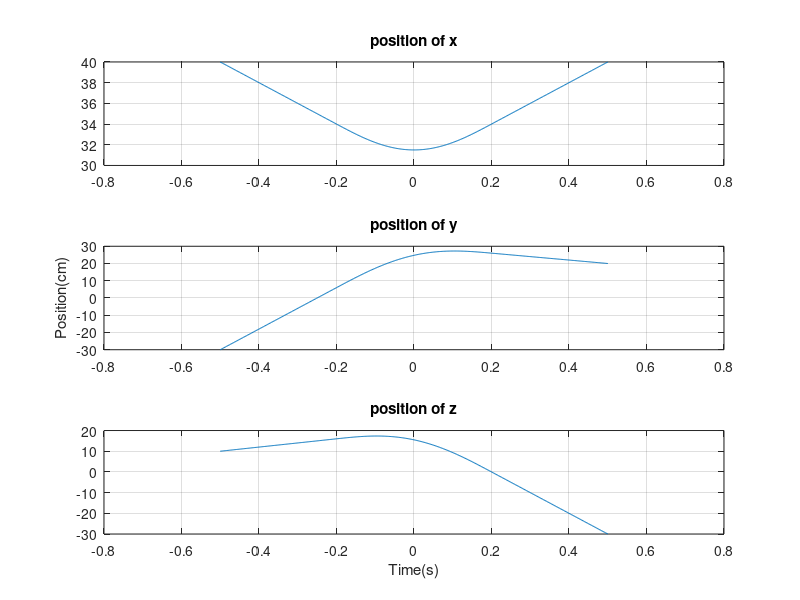
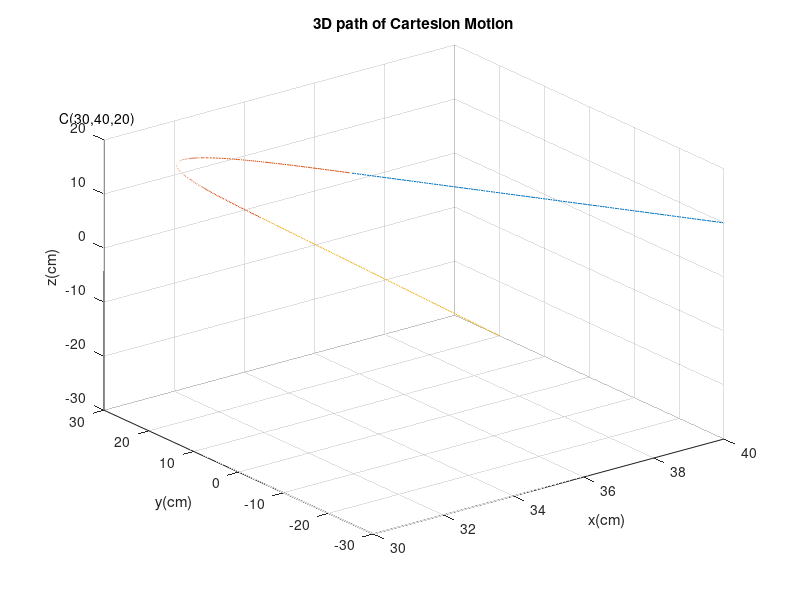
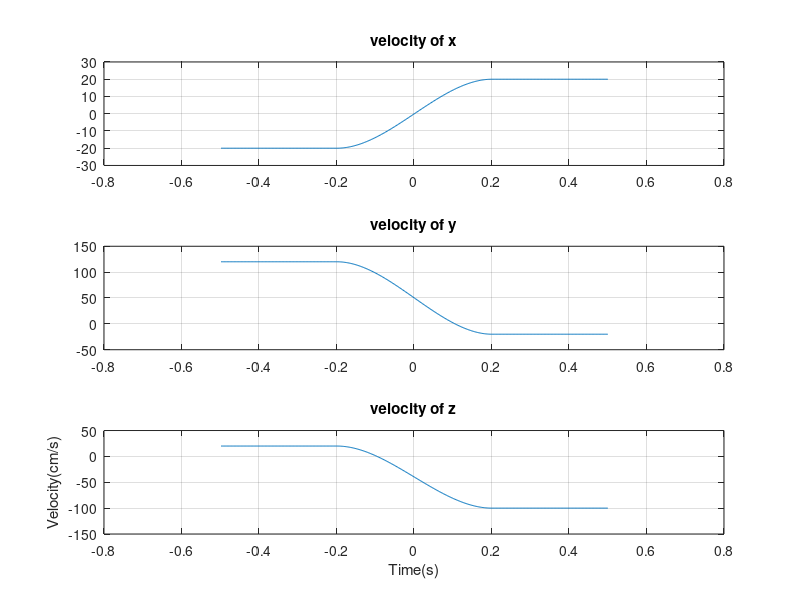
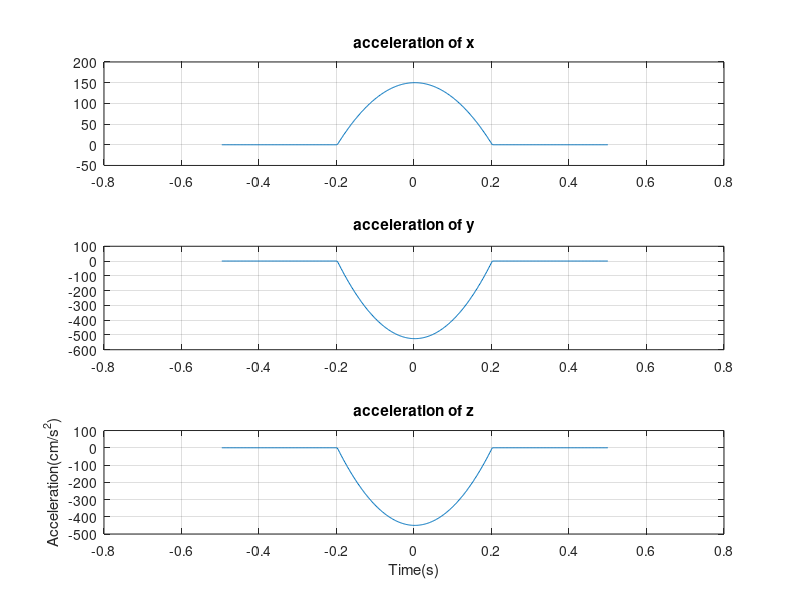

Source code (MATLAB) for these figures, in order: (Note: this script raises an error after producing the figures.)
%*************************%
% PUMA 560 Cartesian Move
%*************************%
%{
目前theta4 5 6有問題
%}

clear all
close all

function_path = "C:\Users\RTES\Desktop\Jakob\Robotics\Project\project_2\Reference\inverse_kinematics";

%**************************************************%
% (一) defind the orientation and position of A,B,C
%**************************************************%

A = [0 0 -1 40; -1 0 0 -30; 0 1 0 10; 0 0 0 1];
B = [1 0 0 30; 0 -1 0 30; 0 0 -1 20; 0 0 0 1];
C = [0 1 0 40; 0 0 -1 20; -1 0 0 -30; 0 0 0 1];


sampling_rate = 0.002;
r = 1;

nA=[A(1,1);A(2,1);A(3,1)];
oA=[A(1,2);A(2,2);A(3,2)];
aA=[A(1,3);A(2,3);A(3,3)];
pA=[A(1,4);A(2,4);A(3,4)];
nB=[B(1,1);B(2,1);B(3,1)];
oB=[B(1,2);B(2,2);B(3,2)];
aB=[B(1,3);B(2,3);B(3,3)];
pB=[B(1,4);B(2,4);B(3,4)];
nC=[C(1,1);C(2,1);C(3,1)];
oC=[C(1,2);C(2,2);C(3,2)];
aC=[C(1,3);C(2,3);C(3,3)];
pC=[C(1,4);C(2,4);C(3,4)];

x = dot(nA, (pB - pA));
y = dot(oA, (pB - pA));
z = dot(aA, (pB - pA));
psi = atan2(dot(oA,aB), dot(nA, aB));
temp = sqrt(dot(nA, aB)^2 + dot(oA, aB)^2);
theta = atan2(temp, dot(aA, aB));
V_r_theta = 1-cos(r*theta);
sin_phi = -sin(psi)*cos(psi)*V_r_theta*dot(nA, nB) + (cos(psi)^2*V_r_theta+cos(theta))*dot(oA, nB) - sin(psi)*sin(theta)*dot(aA, nB);
cos_phi = -sin(psi)*cos(psi)*V_r_theta*dot(nA, oB) + (cos(psi)^2*V_r_theta+cos(theta))*dot(oA, oB) - sin(psi)*sin(theta)*dot(aA, oB);
phi = atan2(sin_phi, cos_phi);


dataA = 1;   % the index of the data of the matrix 
for t=-0.5:sampling_rate:-0.2
    h=(t+0.5)/0.5;
    dx=x*h;
    dy=y*h;
    dz=z*h; 
    dsi=psi;
    dtheta=theta*h;
    dphi=phi*h;   
    %~~~~~~~~~~~~~~~~~~~~~~~~~~~~~~~~~~~~~~~~~~~~~~~~
    S_psi=sin(psi);
    C_psi=cos(psi);
    S_theta=sin(dtheta);
    C_theta=cos(dtheta);
    V_theta=1-C_theta;
    S_phi=sin(dphi);
    C_phi=cos(dphi);
    
    % find Dr with Dr=Tr*Rar*Ror
    Tr = [1 0 0 dx; 0 1 0 dy; 0 0 1 dz; 0 0 0 1];
    Rar = [S_psi^2*V_theta+C_phi, -S_psi*C_psi*V_theta,C_psi*S_phi, 0;
        -S_psi*C_psi*V_theta,C_psi^2*V_theta+C_phi, S_psi*S_phi, 0;
        -C_psi*S_phi, -S_psi*S_phi, C_phi, 0;
        0, 0, 0, 1];
    Ror = [C_theta, -S_theta, 0, 0;
        S_theta, C_theta, 0, 0;
        0, 0, 1, 0;
        0, 0, 0, 1];
    Dr = Tr*Rar*Ror;
    
    pA_B(:,:,dataA)=A*Dr;  %NOAP
    xA_B(:,dataA)=pA_B(1,4,dataA);
    yA_B(:,dataA)=pA_B(2,4,dataA);
    zA_B(:,dataA)=pA_B(3,4,dataA);  
    dataA=dataA+1;
end
%~~~~~~~~~~~~~~~~~~~~~~~~~~~~~~~~~~~~~~~~~~~~~~~~~~~~~~~~~~~
% (二) 從A'到C'曲線部分的路徑規劃 (-0.2s~0.2s)
%~~~~~~~~~~> xA、yA、zA、psiA、thetaA、phiA <~~~~~~~~~~~~~~~~
%~~~~~~~~~~> xC、yC、zC、psiC、thetaC、phiC <~~~~~~~~~~~~~~~~
                    
A2=pA_B(:,:,dataA-1);% A’的位置
nA2=[A2(1,1);A2(2,1);A2(3,1)];
oA2=[A2(1,2);A2(2,2);A2(3,2)];
aA2=[A2(1,3);A2(2,3);A2(3,3)];
pA2=[A2(1,4);A2(2,4);A2(3,4)];

xA=nB'*(pA2-pB);
yA=oB'*(pA2-pB);
zA=aB'*(pA2-pB);
psiA=atan2(oB'*aA2,nB'*aA2);
thetaA=atan2(sqrt((nB'*aA2)^2+(oB'*aA2)^2),aB'*aA2);
SphiA=-sin(psiA)*cos(psiA)*(1-cos(thetaA))*(nB'*nA2)+((cos(psiA))^2*(1-cos(thetaA))+cos(thetaA))*(oB'*nA2)-sin(psiA)*sin(thetaA)*(aB'*nA2);
CphiA=-sin(psiA)*cos(psiA)*(1-cos(thetaA))*(nB'*oA2)+((cos(psiA))^2*(1-cos(thetaA))+cos(thetaA))*(oB'*oA2)-sin(psiA)*sin(thetaA)*(aB'*oA2);
phiA=atan2(SphiA,CphiA);

xC=nB'*(pC-pB);
yC=oB'*(pC-pB);
zC=aB'*(pC-pB);
psiC=atan2(oB'*aC,nB'*aC);
thetaC=atan2(sqrt((nB'*aC)^2+(oB'*aC)^2),aB'*aC);
SphiC=-sin(psiC)*cos(psiC)*(1-cos(thetaC))*(nB'*nC)+((cos(psiC))^2*(1-cos(thetaC))+cos(thetaC))*(oB'*nC)-sin(psiC)*sin(thetaC)*(aB'*nC);
CphiC=-sin(psiC)*cos(psiC)*(1-cos(thetaC))*(nB'*oC)+((cos(psiC))^2*(1-cos(thetaC))+cos(thetaC))*(oB'*oC)-sin(psiC)*sin(thetaC)*(aB'*oC);
phiC=atan2(SphiC,CphiC);

if abs(psiC-psiA)>pi/2
    psiA=psiA+pi;
    thetaA=-thetaA;
end
% path planing

dataB=1;
for t=(-0.2+sampling_rate):sampling_rate:(0.2-sampling_rate)
    h=(t+0.2)/(0.2+0.2);
    dx_B=((xC*0.2/0.5+xA)*(2-h)*h^2-2*xA)*h+xA;
    dy_B=((yC*0.2/0.5+yA)*(2-h)*h^2-2*yA)*h+yA;
    dz_B=((zC*0.2/0.5+zA)*(2-h)*h^2-2*zA)*h+zA;
    dpsi_B=(psiC-psiA)*h+psiA;
    dtheta_B=((thetaC*0.2/0.5+thetaA)*(2-h)*h^2-2*thetaA)*h+thetaA;
    dphi_B=((phiC*0.2/0.5+phiA)*(2-h)*h^2-2*phiA)*h+phiA;
 
    S_psi=sin(dpsi_B);
    C_psi=cos(dpsi_B);
    S_theta=sin(dtheta_B);
    C_theta=cos(dtheta_B);
    V_theta=1-C_theta;
    S_phi=sin(dphi_B);
    C_phi=cos(dphi_B);
    
    Tr = [1 0 0 dx_B; 0 1 0 dy_B; 0 0 1 dz_B; 0 0 0 1];
    Rar = [S_psi^2*V_theta+C_phi, -S_psi*C_psi*V_theta,C_psi*S_phi, 0;
        -S_psi*C_psi*V_theta,C_psi^2*V_theta+C_phi, S_psi*S_phi, 0;
        -C_psi*S_phi, -S_psi*S_phi, C_phi, 0;
        0, 0, 0, 1];
    Ror = [C_theta, -S_theta, 0, 0;
        S_theta, C_theta, 0, 0;
        0, 0, 1, 0;
        0, 0, 0, 1];
    Dr_B = Tr*Rar*Ror;                    
  
    p_B(:,:,dataB)=B*Dr_B;
    x_B(:,dataB)=p_B(1,4,dataB);
    y_B(:,dataB)=p_B(2,4,dataB);
    z_B(:,dataB)=p_B(3,4,dataB);  
    dataB=dataB+1;
end

%~~~~~~~~~~~~~~~~~~~~~~~~~~~~~~~~~~~~~~~~~~~~~~~~~~~~~~
% (三) 從C'到C直線部分的路徑規劃 (0.2s~0.5s)
%~~~~~~~~~~~~~~~~~~~~~~~~~~~~~~~~~~~~~~~~~~~~~~~~~~~~~~
% path planing
dataC=1;
for t=0.2:sampling_rate:0.5
    h=t/0.5;
    dx_C=xC*h;
    dy_C=yC*h;
    dz_C=zC*h;
    dpsi_C=psiC;
    dtheta_C=thetaC*h;
    dphi_C=phiC*h;
 
    S_psi=sin(dpsi_C);
    C_psi=cos(dpsi_C);
    S_theta=sin(dtheta_C);
    C_theta=cos(dtheta_C);
    V_theta=1-C_theta;
    S_phi=sin(dphi_C);
    C_phi=cos(dphi_C);
    
    % find Dr with Dr=Tr*Rar*Ror    
    Tr = [1 0 0 dx_C; 0 1 0 dy_C; 0 0 1 dz_C; 0 0 0 1];
    Rar = [S_psi^2*V_theta+C_phi, -S_psi*C_psi*V_theta,C_psi*S_phi, 0;
        -S_psi*C_psi*V_theta,C_psi^2*V_theta+C_phi, S_psi*S_phi, 0;
        -C_psi*S_phi, -S_psi*S_phi, C_phi, 0;
        0, 0, 0, 1];
    Ror = [C_theta, -S_theta, 0, 0;
        S_theta, C_theta, 0, 0;
        0, 0, 1, 0;
        0, 0, 0, 1];
    Dr_C = Tr*Rar*Ror;
    
    p_C(:,:,dataC)=B*Dr_C;
    x_C(:,dataC)=p_C(1,4,dataC);
    y_C(:,dataC)=p_C(2,4,dataC);
    z_C(:,dataC)=p_C(3,4,dataC);  
    dataC=dataC+1;
end

%~~~~~~~~~~~~~~~~~~~~~~~~~~~~~~~~~~~~~~~~~~~~~
% 從A到C之x,y,z各軸的變化情形
%~~~~~~~~~~~~~~~~~~~~~~~~~~~~~~~~~~~~~~~~~~~~~
X=[xA_B x_B x_C];
Y=[yA_B y_B y_C];
Z=[zA_B z_B z_C];
t=-0.5:sampling_rate:0.5;
figure(10)
subplot(3,1,1);
plot(t,X);
title('position of x');
grid
subplot(3,1,2);
plot(t,Y);
ylabel('Position(cm)')
title('position of y');
grid
subplot(3,1,3);
plot(t,Z);
title('position of z');
xlabel('Time(s)')
grid


%~~~~~~~~~~~~~~~~~~~~~~~~
% 從A郅C的3D路徑圖
%~~~~~~~~~~~~~~~~~~~~~~~~
figure(20)
plot3(xA_B,yA_B,zA_B,x_B,y_B,z_B,x_C,y_C,z_C);
xlabel('x(cm)');
ylabel('y(cm)');
zlabel('z(cm)');
text(20,30,20,'A(20,30,20)');
text(-10,-20,40,'B(-10,-20,40)');
text(30,40,20,'C(30,40,20)');
grid
title('3D path of Cartesion Motion')

%~~~~~~~~~~~~~~~~~~~~~~~~~~
% 從A到C速度的變化情形
%~~~~~~~~~~~~~~~~~~~~~~~~~~
dt=t(2:501);
dX=diff(X)/sampling_rate;
dY=diff(Y)/sampling_rate;
dZ=diff(Z)/sampling_rate;
figure(30)
subplot(3,1,1);
plot(dt,dX);
title('velocity of x');
grid
subplot(3,1,2);
plot(dt,dY);
title('velocity of y');
grid
subplot(3,1,3);
plot(dt,dZ);
title('velocity of z');
xlabel('Time(s)')
ylabel('Velocity(cm/s)');
grid
%~~~~~~~~~~~~~~~~~~~~~~~~~~
% 從A到C加速度的變化情形
%~~~~~~~~~~~~~~~~~~~~~~~~~~
dt2=t(3:501);
dX2=diff(dX)/sampling_rate;
dY2=diff(dY)/sampling_rate;
dZ2=diff(dZ)/sampling_rate;
figure(40)
subplot(3,1,1);
plot(dt2,dX2);
title('acceleration of x');
grid
subplot(3,1,2);
plot(dt2,dY2);
title('acceleration of y');
grid
subplot(3,1,3);
plot(dt2,dZ2);
title('acceleration of z');
xlabel('Time(s)')
ylabel('Acceleration(cm/s^2)');
grid

%NOAP : pA_B, p_B, p_C

cd(function_path);



size_pA_B = size(pA_B);
theta_pA_B = zeros(size_pA_B(3), 6);
for i = 1 : size_pA_B(3)
    T_input = pA_B(:, :, i);
    T_input(:, 4) = T_input(:, 4)/100;  %公分換公尺
    theta_pA_B(i, :) = kinematics_one_sol(T_input);

   

end

size_p_B = size(p_B);
theta_p_B = zeros(size_p_B(3), 6);
for i = 1 : size_p_B(3)
    T_input = p_B(:, :, i);
    T_input(:, 4) = T_input(:, 4)/100;  %公分換公尺
    theta_p_B(i, :) = kinematics_one_sol(T_input);

end

size_p_C = size(p_C);
theta_p_C = zeros(size_p_C(3), 6);
for i = 1 : size_p_C(3)
    T_input = p_C(:, :, i);
    T_input(:, 4) = T_input(:, 4)/100;  %公分換公尺
    theta_p_C(i, :) = kinematics_one_sol(T_input);

end

theta_all = [theta_pA_B; theta_p_B; theta_p_C];


figure;
subplot(3,2,1);plot(theta_all(:,1));  %joint1
title("Joint 1");
subplot(3,2,2);plot(theta_all(:,2));
title("Joint 2");
subplot(3,2,3);plot(theta_all(:,3));
title("Joint 3");
subplot(3,2,4);plot(theta_all(:,4));
title("Joint 4");
subplot(3,2,5);plot(theta_all(:,5));
title("Joint 5");
subplot(3,2,6);plot(theta_all(:,6));
title("Joint 6");


%角度校正，為了不讓角度差太多
size_theta_all = size(theta_all);
test_theta = 4;
change = 0;

for i = 2:size_theta_all(1)

    if(theta_all(i, test_theta) < 0)
       theta_all(i, test_theta) = theta_all(i, test_theta) + 180;

    end
end
%角度校正，為了不讓角度差太多



figure;
subplot(3,2,1);plot(theta_all(:,1));  %joint1
title("Joint 1");
subplot(3,2,2);plot(theta_all(:,2));
title("Joint 2");
subplot(3,2,3);plot(theta_all(:,3));
title("Joint 3");
subplot(3,2,4);plot(theta_all(:,4));
title("Joint 4");
subplot(3,2,5);plot(theta_all(:,5));
title("Joint 5");
subplot(3,2,6);plot(theta_all(:,6));
title("Joint 6");


%~~~~~~~~~~~~~~~~~~~~~~~~~~~~~~~~~~~~~~~~~~~~~~~~~~~~~% Joint Move
%{

i=0;
for j1=-0.5:sampling_rate:-0.2
    i=i+1;
    Jtheta=pre(pA_B(:,:,i));    
    p1_theta(:,i)=Jtheta(:,1); % 6*151
end

i=0;
for j2=(-0.2+sampling_rate):sampling_rate:(0.2-sampling_rate)
    i=i+1;
    Jtheta=pre(p_B(:,:,i)); 
    p2_theta(:,i)=Jtheta(:,1); %6*201
end

i=0;
for j3=0.2:sampling_rate:0.5
    i=i+1;
    Jtheta=pre(p_C(:,:,i));
    p3_theta(:,i)=Jtheta(:,1); %6*151
end
theta1=[p1_theta(1,:) p2_theta(1,:) p3_theta(1,:)];
theta2=[p1_theta(2,:) p2_theta(2,:) p3_theta(2,:)];
theta3=[p1_theta(3,:) p2_theta(3,:) p3_theta(3,:)];
theta4=[p1_theta(4,:) p2_theta(4,:) p3_theta(4,:)];
theta5=[p1_theta(5,:) p2_theta(5,:) p3_theta(5,:)];
theta6=[p1_theta(6,:) p2_theta(6,:) p3_theta(6,:)];


%~~~~~~~~~~~~~~~~~~~~~~~~~~~~~~~~~~~~~~~~~~~~~~~~~~~~~~~~%check theta4~~6
for i=1:500
    if (abs(theta4(i+1)-theta4(i))>=150)
        theta4(i+1)=theta4(i+1)+180;
        theta6(i+1)=theta6(i+1)-180;
        theta5(i+1)=-theta5(i+1);
    end
end
figure(50)
subplot(3,2,1)
plot(t,theta1)
grid
title('theta1');
ylabel('Angle(。)');
subplot(3,2,2)
plot(t,theta2)
grid
title('theta2');
ylabel('Angle(。)');
subplot(3,2,3)
plot(t,theta3)
grid
title('theta3');
ylabel('Angle(。)');
subplot(3,2,4)
plot(t,theta4)
grid
title('theta4');
ylabel('Angle(。)');
subplot(3,2,5)
plot(t,theta5)
grid
title('theta5');
ylabel('Angle(。)');
subplot(3,2,6)
plot(t,theta6)
grid
title('theta6');
ylabel('Angle(。)');
%~~~~~~~~~~~~~~~~~~~~~~~~~~~~~~~~~~~~~~~~~~~~~~~~~~~~~~~~~~~~~% Velocity
t2=t(2:501);
omega1=diff(theta1)/sampling_rate;
omega2=diff(theta2)/sampling_rate;
omega3=diff(theta3)/sampling_rate;
omega4=diff(theta4)/sampling_rate;
omega5=diff(theta5)/sampling_rate;
omega6=diff(theta6)/sampling_rate;
figure(60)
subplot(3,2,1);
plot(t2,omega1);
grid
title('theta1');
ylabel('Angular Velocity');
subplot(3,2,2);
plot(t2,omega2);
grid
title('theta2');
ylabel('Angular Velocity');
subplot(3,2,3);
plot(t2,omega3);
grid
title('theta3');
ylabel('Angular Velocity');
subplot(3,2,4);
plot(t2,omega4);
grid
title('theta4');
ylabel('Angular Velocity');
subplot(3,2,5);
plot(t2,omega5);
grid
title('theta5');
ylabel('Angular Velocity');
subplot(3,2,6);
plot(t2,omega6);
grid
title('theta6');
ylabel('Angular Velocity');
%~~~~~~~~~~~~~~~~~~~~~~~~~~~~~~~~~~~~~~~~~~~~~~~~~~~~~~~~~~% 角加速度
t3=t(3:501);
alpha1=diff(omega1)/sampling_rate;
alpha2=diff(omega2)/sampling_rate;
alpha3=diff(omega3)/sampling_rate;
alpha4=diff(omega4)/sampling_rate;
alpha5=diff(omega5)/sampling_rate;
alpha6=diff(omega6)/sampling_rate;
figure(70)
subplot(3,2,1);
plot(t3,alpha1);
grid
title('theta1');
ylabel('Angular Acceleration');
subplot(3,2,2);
plot(t3,alpha2);
grid
title('theta2');
ylabel('Angular Acceleration');
subplot(3,2,3);
plot(t3,alpha3);
grid
title('theta3');
ylabel('Angular Acceleration');
subplot(3,2,4);
plot(t3,alpha4);
grid
title('theta4');
ylabel('Angular Acceleration');
subplot(3,2,5);
plot(t3,alpha5);
grid
title('theta5');
ylabel('Angular Acceleration');
subplot(3,2,6);
plot(t3,alpha6);
grid
title('theta6');
ylabel('Angular Acceleration');
%}
